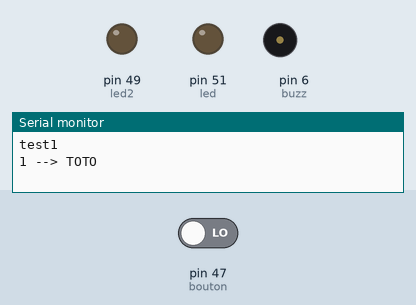
Recording of a sketch running on a simulated Arduino Mega 2560, built with avr-gcc and run on an emulated ATmega2560. Parts: output pins drawn as LEDs (lit = HIGH), buzzer (waves = sounding, pin HIGH), the last lines printed to the serial monitor. The test bench sets the inputs (shaded band); at power-on: pin 47 (bouton) LOW. Random numbers use the default seed unless the sketch sets one.

Above: at 1.2 s.
1.3 s: pin 47 (bouton) driven HIGH
At 2.3 s:
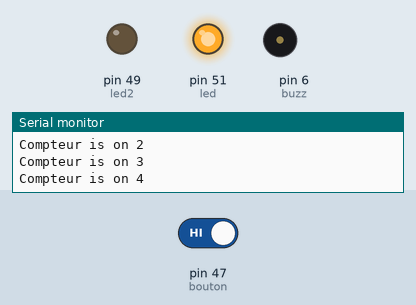
Timing chart, 0 to 9.2 s (numbered marks = the images above; inputs shaded):
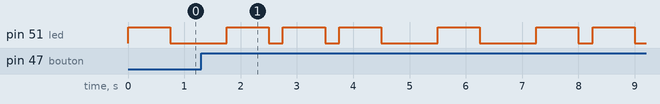

The sketch:

morse_en_millis.ino
```cpp
//https://forum.arduino.cc/index.php?topic=492308.0 morse
//https://www.carnetdumaker.net/articles/faire-plusieurs-choses-la-fois-avec-une-carte-arduino/ utilisation de la fontion millis
const int led = 51;  //led du morse
const int buzz = 6;
const int led2 = 49; //led verte qui indique si c'est réussi ou pas
const int temps = 250;   // Durée d'un point (durée de référence)
int bouton = 47; // bouton pour saisir le numéro du mot
byte etat;
byte etat2;
unsigned long previousMillis = 0;
unsigned long previousMillis2 = 0;
int intervalle;
int intervalle2;
int compt = 0;
int compt2 = 0;
int inter;
int i = 0;
boolean module;
int buttonstate  = 0;
int alea;
int compteur = 0;
String message = "";  // Ne pas mettre d'accent dans le message

void setup() {

  module = false; // etat du module
  etat = HIGH;
  pinMode(bouton, INPUT);
  pinMode(buzz, OUTPUT);
  Serial.begin(9600);
  Serial.println("test1");
  randomSeed(analogRead(0));
  pinMode(led, OUTPUT);
  pinMode(led2, OUTPUT);
  alea = random(1,9);
  Serial.print(alea);
  Serial.print(" --> ");
  switch (alea) { // les différents mots dans la fonciton switch case
    case 1:
      message = "TOTO";
      Serial.println(message);
      break;
    case 2:
      message = "CHIMIE";
      Serial.println(message);
      break;
    case 3:
      message = "TINTIN";
      Serial.println(message);
      break;
    case 4:
      message = "EPONGE";
      Serial.println(message);
      break;
    case 5:
      message = "MARTY";
      Serial.println(message);
      break;
    case 6:
      message = "MATHS";
      Serial.println(message);
      break;
    case 7:
      message = "PLAGE";
      Serial.println(message);
      break;
    case 8:
      message = "NEYMAR";
      Serial.println(message);
      break;
    case 9:
      message = "TIPE";
      Serial.println(message);
      break;
  }

  message.toUpperCase();  // On transcrit tout le message en majuscule

  // On remplaceme chaque lettre du message par le code morse qui lui est attribué
  // Notez que j'ajoute un ";" volontairement à la fin afin de marquer la fin de la lettre dans le sequencage morse plus bas dans le code
  // on commence en toute logique par les "." et "-" et ";" qui sont dans votre message afin de ne pas remplacer les . ou - d'une lettre déjà convertie donc on commence par ça

  message.replace("A",".-;");
  message.replace("B","-...;");
  message.replace("C","-.-.;");
  message.replace("D","-..;");
  message.replace("E",".;");
  message.replace("F","..-.;");
  message.replace("G","--.;");
  message.replace("H","....;");
  message.replace("I","..;");
  message.replace("J",".---;");
  message.replace("K","-.-;");
  message.replace("L",".-..;");
  message.replace("M","--;");
  message.replace("N","-.;");
  message.replace("O","---;");
  message.replace("P",".--.;");
  message.replace("Q","--.-;");
  message.replace("R",".-.;");
  message.replace("S","...;");
  message.replace("T","-;");
  message.replace("U","..-;");
  message.replace("V","...-;");
  message.replace("W",".--;");
  message.replace("X","-..-;");
  message.replace("Y","-.--;");
  message.replace("Z","--..;");
  message.replace("1",".----;");
  message.replace("2","..---;");
  message.replace("3","...--;");
  message.replace("4","....-;");
  message.replace("5",".....;");
  message.replace("6","-....;");
  message.replace("7","--...;");
  message.replace("8","---..;");
  message.replace("9","----.;");
  message.replace("0","-----;");
  message.replace(" ","|");           // Ici le "|" indique la fin d'un mot et qu'il peut y en avoir un autre derrière car il y a un espace dans votre message
  message.replace(":","---...;");
  message.replace(",","--..--;");
  message.replace("?","..--..;");
  message.replace("'",".----.;");
  message.replace("!","-.-.--;");
  message.replace("@",".--.-.;");

  message = message + "|";  // J'ajoute un "|" qui marquera la fin du mot ou du message et qui servira dans le sequencage morse plus bas dans le code

  // On remplace maintenant ";|" par "|" dans le message transformé car la fin de lettre ne sert à rien avant un autre mot
  message.replace(";|","|");

}

void loop() {    //message --> -.-.;....;..;--;..;.| message morse du mot chimie
digitalWrite(led, etat);
digitalWrite(led2,etat2);

buttonstate = digitalRead(bouton);
/*Serial.println("Button state :");
Serial.println(buttonstate);*/

unsigned long currentMillis = millis();
if (compt == 0 and compt2 ==0){
  if (message.substring(i, i+1) == "-" ) { // cas du "long"
    inter = 3*temps;
  }
  else if (message.substring(i, i+1) == "." ) { // cas du "court"
    inter = temps;
    }
  else if (message.substring(i, i+1) == ";" ) { //espace entre chaque lettre
    inter = 3*temps;
  }
  else if (message.substring(i, i+1) == "|" ) {//espacement de 7 temps entre chaque mots
    inter = 7*temps;
  }
}
  if(currentMillis - previousMillis >= inter and (message.substring(i,i+1) == "-" or message.substring(i, i+1) == ".") ) { // à chaque fois que le temps indique par inter est dépassé on change l'état de la led
    previousMillis = currentMillis;
    if (message.substring(i,i+1) == "-"){// comme le tiret se fait en deux temps différents je change la longueur du temps a attendre pour la deuxieme partie
      inter = temps;
    }
    etat = ! etat;
    ++compt;
  }
  else if (currentMillis - previousMillis >= inter and message.substring(i, i+1) == ";"){
    ++compt2;
    previousMillis = currentMillis;
  }
  else if (currentMillis - previousMillis >= inter and message.substring(i,i+1) == "|"){
    previousMillis = currentMillis;
    ++i;
  }
if (i == message.length()){ // je sais pas pourquoi il faut mettre -1 mais sinon ca boucle pas donc bon message length = 21 pour alea = 2 et ca s'arrete a 20
  i = 0; // on boucle
  etat = HIGH;
}
if ((compt == 2 or compt2 == 1) and (message.substring(i+1,i+2) == ";" or message.substring(i+1, i+2) == "|")){ // un tiret ou un point se font toujous en deux temps d'où les intervalles 1 et 2 et le compteur
  ++i;
  compt=0;   //a chaque fois qu'un signal est transcrit on remet le compteur à 0
  compt2 =0;
  etat = LOW; // comme le prochain caractère est un espacement avec la led éteinte je met l'état en low
}
else if ((compt == 2 or compt2 == 1) and (message.substring(i+1,i+2) == "-" or message.substring(i+1, i+2) == ".")){
  ++i;
  compt2 =0;
  compt = 0;
  etat = HIGH; // comme le prochain caractère et un tiret ou un point il faut mettre l'état en high
}

if (buttonstate == HIGH and currentMillis - previousMillis2 >=300){  // le temps de 300 millis sert a éviter le rebond (j'ai pas réussi avec les condensateurs masi bon ca marche bien logiciellement)
  ++ compteur;
  previousMillis2 = currentMillis;
  Serial.print("Compteur is on ");
  Serial.println(compteur);
}
if (compteur > 0 and currentMillis - previousMillis2 >= 5000){
  if (compteur == alea){
     Serial.println("Gagné");
      module = true;
      etat2 = HIGH;
      etat = LOW;
    }
  else if (compteur != alea){ // si le joueur attend plus de 5 secondes apres avoir appuyé une première fois il a perdu
    Serial.println("Perdu");
    module = false; // il faut changer ca dans le programme final et faire un compteur d'erreurs à la place
    i = 50; // c'est une valeur lambda superieure à la longueur des mots
    etat = HIGH;
    etat2 = LOW;
    compteur = 10;
  }
}
}
```
